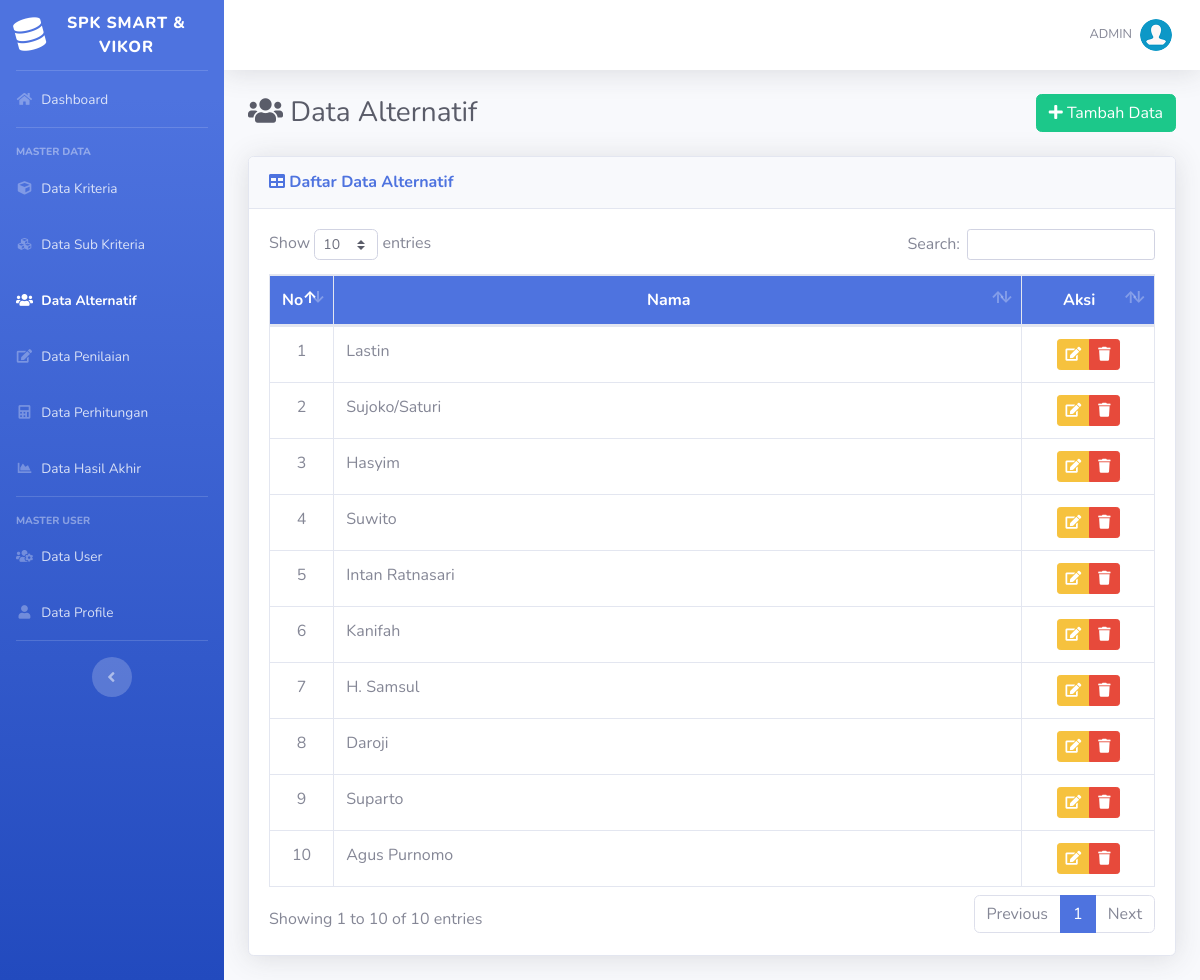
The page /list-alternatif.php (signed in) on the database its author committed.
### tables this page shows
CREATE TABLE IF NOT EXISTS `alternatif` (
  `id_alternatif` int(11) NOT NULL,
  `nama` varchar(100) NOT NULL
);

### list-alternatif.php (the view, shortened to what this page needs)
<?php require_once('includes/init.php'); ?>
<?php
require_once('template/header.php');
?>
<div class="d-sm-flex align-items-center justify-content-between mb-4">
    <h1 class="h3 mb-0 text-gray-800"><i class="fas fa-fw fa-users"></i> Data Alternatif</h1>
    <a href="tambah-alternatif.php" class="btn btn-success"> <i class="fa fa-plus"></i> Tambah Data </a>
</div>
<div class="card shadow mb-4">
    <div class="card-header py-3">
        <h6 class="m-0 font-weight-bold text-primary"><i class="fa fa-table"></i> Daftar Data Alternatif</h6>
    </div>
    <div class="card-body">
		<div class="table-responsive">
			<table class="table table-bordered" id="dataTable" width="100%" cellspacing="0">
				<thead class="bg-primary text-white">
					<tr align="center">
						<th width="5%">No</th>
						<th>Nama</th>
						<th width="15%">Aksi</th>
					</tr>
				</thead>
				<tbody>
				<?php
				$no=0;
				$query = mysqli_query($koneksi,"SELECT * FROM alternatif");
				while($data = mysqli_fetch_array($query)):
				$no++;
				?>
					<tr align="center">
						<td><?php echo $no; ?></td>
						<td align="left"><?php echo $data['nama']; ?></td>
						<td>
							<div class="btn-group" role="group">
								<a data-toggle="tooltip" data-placement="bottom" title="Edit Data" href="edit-alternatif.php?id=<?php echo $data['id_alternatif']; ?>" class="btn btn-warning btn-sm"><i class="fa fa-edit"></i></a>
								<a  data-toggle="tooltip" data-placement="bottom" title="Hapus Data" href="hapus-alternatif.php?id=<?php echo $data['id_alternatif']; ?>" onclick="return confirm ('Apakah anda yakin untuk meghapus data ini')" class="btn btn-danger btn-sm"><i class="fa fa-trash"></i></a>
							</div>
						</td>
					</tr>
				<?php endwhile; ?>
				</tbody>
			</table>
		</div>
	</div>
</div>
<?php
require_once('template/footer.php');
?>

### rows shown on the page
alternatif: nama "Lastin"
alternatif: nama "Sujoko/Saturi"
alternatif: nama "Hasyim"
alternatif: nama "Suwito"
alternatif: nama "Intan Ratnasari"
alternatif: nama "Kanifah"
alternatif: nama "H. Samsul"
alternatif: nama "Daroji"
alternatif: nama "Suparto"
alternatif: nama "Agus Purnomo"

### other values the page prints
$_SESSION['username'] "ADMIN"
